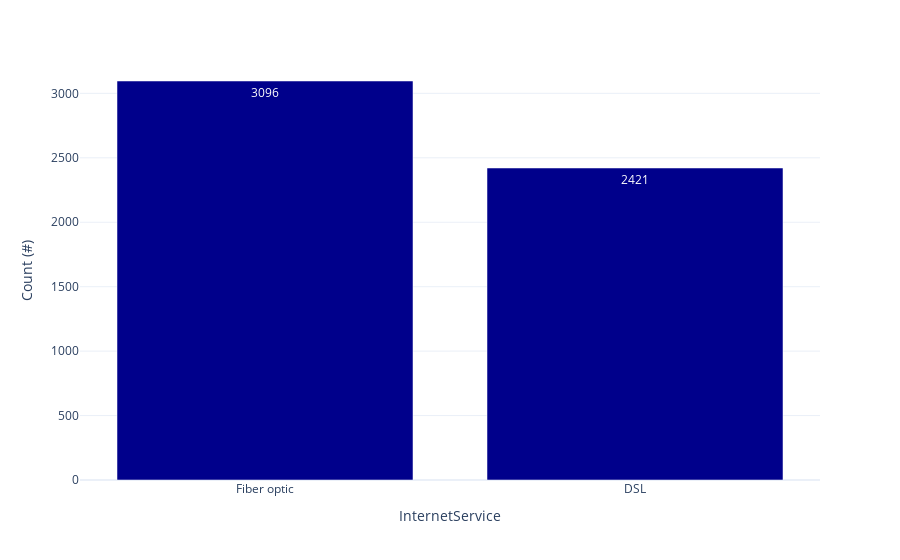

The code cell stored with this chart in its notebook:
### Code cell
for i in categorical:
    #print(i, ':')
    print(internet_data[i].value_counts())
    fig = px.bar(internet_data[i].value_counts(), labels={'value':'Count (#)'}, text_auto=True).update_layout(showlegend=False,autosize=False).update_traces(marker_color='darkblue')
    print()
    fig.show()
    fig.show()

### Figure 1 — Plotly figure (JSON) as saved in the notebook; plotly's stock layout.template omitted (floating-point values rounded to 4 significant figures)
{"data": [{"alignmentgroup": "True", "hovertemplate": "variable=count<br>InternetService=%{x}<br>Count (#)=%{y}<extra></extra>", "legendgroup": "count", "marker": {"color": "darkblue", "pattern": {"shape": ""}}, "name": "count", "offsetgroup": "count", "orientation": "v", "showlegend": true, "textposition": "auto", "texttemplate": "%{y}", "type": "bar", "x": ["Fiber optic", "DSL"], "xaxis": "x", "y": [3096, 2421], "yaxis": "y"}], "layout": {"autosize": false, "barmode": "relative", "legend": {"title": {"text": "variable"}, "tracegroupgap": 0}, "margin": {"t": 60}, "showlegend": false, "xaxis": {"anchor": "y", "domain": [0, 1], "title": {"text": "InternetService"}}, "yaxis": {"anchor": "x", "domain": [0, 1], "title": {"text": "Count (#)"}}}}
